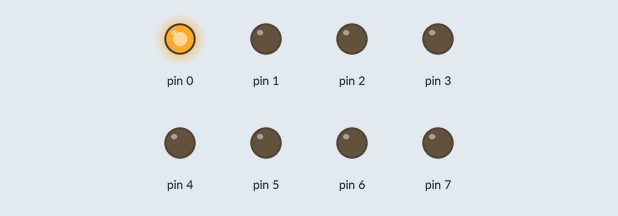
Recording of a sketch running on a simulated Arduino Uno, built with avr-gcc and run on an emulated ATmega328P. Shown: output pins drawn as LEDs (lit = HIGH).

Above: at 0.2 s.
At 1.2 s:
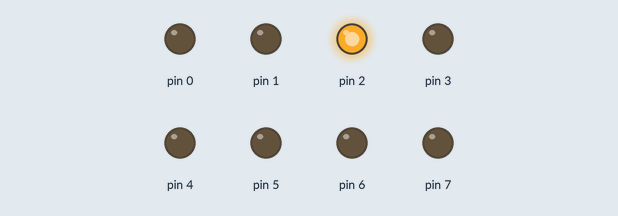
At 1.7 s:
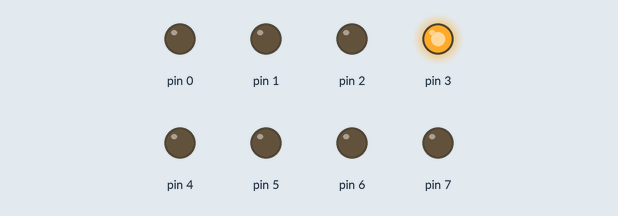
At 2.2 s:
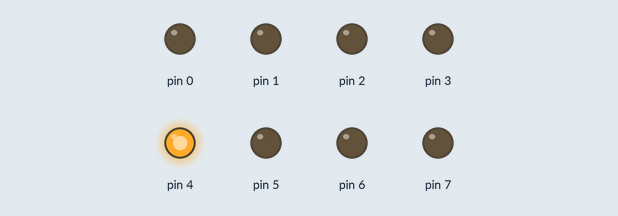
At 3.2 s:
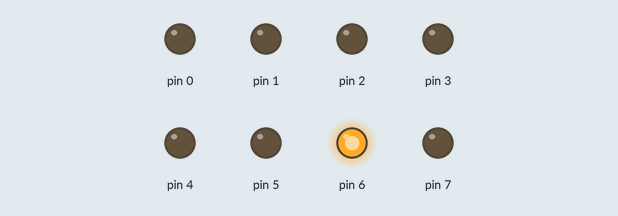
At 4.7 s:
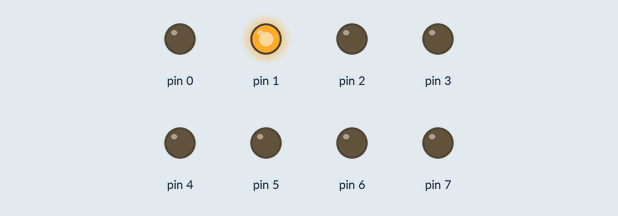
Timing chart, 0 to 5.2 s (numbered marks = the images above):
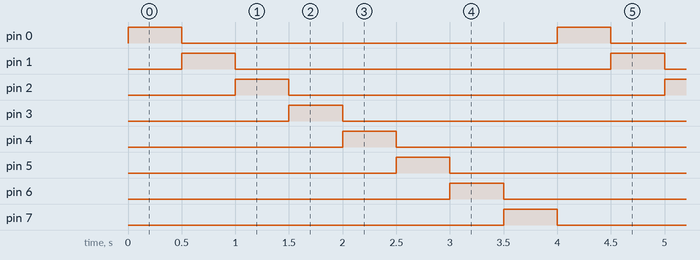

Measured:
- by itself, pin 0–7: alternates HIGH for 0.50 s and LOW for 3.5 s
- by itself, everything shown: repeats every 4.0 s, in 9 steps

The sketch:

Multi_LED_02.ino
```cpp
void setup() {
  pinMode(0,OUTPUT);
  pinMode(1,OUTPUT);
  pinMode(2,OUTPUT);
  pinMode(3,OUTPUT);
  pinMode(4,OUTPUT);
  pinMode(5,OUTPUT);
  pinMode(6,OUTPUT);
  pinMode(7,OUTPUT);

}

void loop() {
  // put your main code here, to run repeatedly:
  digitalWrite(0,HIGH);
  delay(500);
  digitalWrite(0, LOW);

  digitalWrite(1,HIGH);
  delay(500);
  digitalWrite(1, LOW);

  digitalWrite(2,HIGH);
  delay(500);
  digitalWrite(2, LOW);

  digitalWrite(3,HIGH);
  delay(500);
  digitalWrite(3, LOW);

  digitalWrite(4,HIGH);
  delay(500);
  digitalWrite(4, LOW);

  digitalWrite(5,HIGH);
  delay(500);
  digitalWrite(5, LOW);

  digitalWrite(6,HIGH);
  delay(500);
  digitalWrite(6, LOW);

  digitalWrite(7,HIGH);
  delay(500);
  digitalWrite(7, LOW);


}
```
